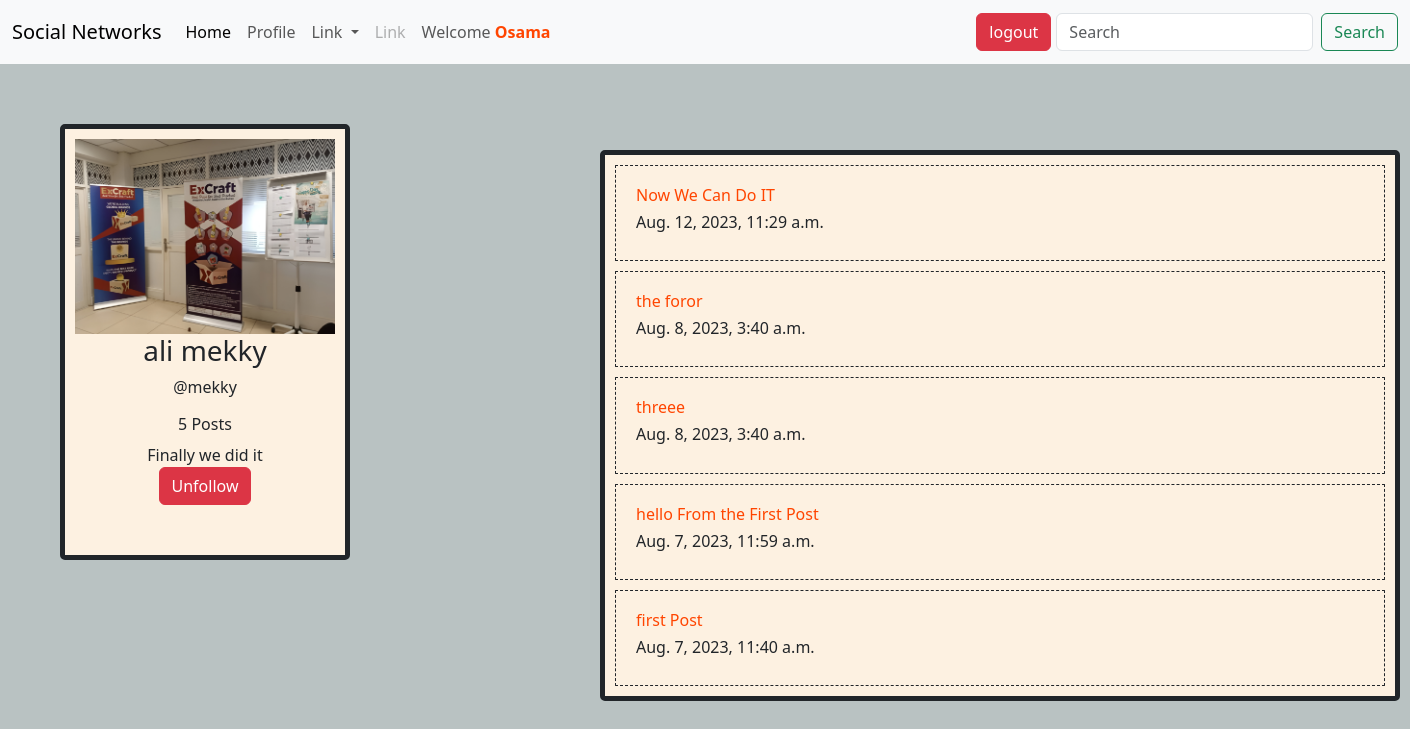
Screenshot of /user/ali (signed in) with the database file from the repository.
### core/models.py (models this page shows, shortened)
class User(AbstractUser):
    profile_pic = models.ImageField(default='profile_pic/defult.jpg',upload_to='profile_pic')
    bio = models.TextField(null=True,blank=True,max_length=500 ,default="")
    def get_num_posts(self):
        return Post.objects.filter(user=self).count()
    def is_following(self,user_B):
        count = Friend.objects.filter(user_A=self,user_B=user_B).count()
        if count >0 :
            return True
        else :
            return False

class Post(models.Model):
    user = models.ForeignKey(User,on_delete=models.CASCADE)
    caption = models.TextField(max_length=600 ,null=False)
    date_created = models.DateTimeField(auto_now_add=True,null=False)

### core/views.py (the view)
# urls.py: path('user/<str:username>',views.FriendProfile.as_view(),name='friend_profile'),
@method_decorator(login_required(login_url='login'),name='dispatch')
class FriendProfile(ListView):
    model=Post
    template_name = 'friend_profile.html'
    def get_queryset(self):
        friend_username = self.kwargs['username']
        friend = User.objects.get(username = friend_username)
        return Post.objects.filter(user = friend).order_by('-date_created')
    def get(self,request,*args, **kwargs) :
        friend_username = self.kwargs['username']
        user_username = self.request.user.username
        if friend_username == user_username:
            return redirect('profile')
        else :
            return super(FriendProfile,self).get(request,*args,**kwargs)
    def get_context_data(self,*, object_list=None,**kwargs):
        context= super().get_context_data(**kwargs)
        friend_username = self.kwargs['username']
        friend = User.objects.get(username = friend_username)
        context['friend'] = friend
        is_following = self.request.user.is_following(friend)
        context['is_following'] = is_following
        return context

### Templates/friend_profile.html (shortened to what this page needs)
{% extends 'base.html' %}
{% load static %}
{% block content %}
<div class="container">
    <div class="user-image">
    <img style="width: 260px;" src="{{friend.profile_pic.url}}" alt="">
</div>
    <div class="content">
        <h3 class="name">{{friend.username}} {{friend.last_name}}</h3>
        <p class="username">@{{friend.last_name}}</p>
        <h6>{{friend.get_num_posts}} Posts</h6>
        <p class="details">
            {{friend.bio}}
            <br>
            {% if is_following %}
            <a href="/unfollow/{{friend.id}}"><button type="submit" class="btn btn-danger">Unfollow</button></a>
            <br>
            <br>
            {% else %}
            <a href="/follow/{{friend.id}}"><button type="submit" class="btn btn-primary">Follow</button></a>
            {% endif %}
        </p>
    </div>
</div>
<div class="new_post">
    {% for post in object_list %}
    <div class="inside_new_post">
        <h6 style="color: orangered;">{{post.caption}}</h6>
        <h6>{{post.date_created}}</h6>
    </div>
{% endfor %}
</div>
{% endblock  %}

### Templates/partials/_navbar.html (shortened to what this page needs)
{% load static %}
<nav class="navbar navbar-expand-lg bg-body-tertiary">
    <div class="container-fluid">
      <a class="navbar-brand" href="{% url 'home' %}">Social Networks</a>
      <div class="collapse navbar-collapse" id="navbarScroll">
        <ul class="navbar-nav me-auto my-2 my-lg-0 navbar-nav-scroll" style="--bs-scroll-height: 100px;">
          <li class="nav-item">
            <a class="nav-link active" aria-current="page" href="{% url 'home' %}">Home</a>
          </li>
          {% if request.user.is_authenticated %}
          <li class="nav-item">
            <a class="nav-link" href="{% url 'profile' %}"> Profile</a>
          </li>
          {% else %}
          <li class="nav-item">
            <a class="nav-link" href="{% url 'login' %}"> Join Us</a>
          </li>
          {% endif %}
          <li class="nav-item dropdown">
            <a class="nav-link dropdown-toggle" href="#" role="button" data-bs-toggle="dropdown" aria-expanded="false">
              Link
            </a>
          </li>
          <li class="nav-item">
            <a class="nav-link disabled" aria-disabled="true">Link</a>
          </li>
          {% if request.user.is_authenticated %}
          <li class="nav-item">
            <a class="nav-link" aria-disabled="true">Welcome <strong style="color: orangered;">{{request.user.username}}</strong></a>
          </li>
          {% endif %}
        </ul>
        {% if request.user.is_authenticated %}
        <li style="list-style-type: none; padding:5px "  class="nav-item">
          <a class="btn btn-danger my-2 my-sm-0"  type="submit" href="{% url 'logout' %}">logout</a>
        </li>
        {% endif %}
        <form class="d-flex" method="GET" action="{% url 'search' %}" role="search">
          <input class="form-control me-2" type="search" placeholder="Search" aria-label="Search" name="search-term">
          <button class="btn btn-outline-success" type="submit">Search</button>
        </form>
      </div>
    </div>
  </nav>

### SocialNetworkProject/static/css/style.css (style rules this page uses)
body { background-color: rgb(185, 194, 194); }
.container { width: fit-content; margin: 60px; text-align: center; border-style:solid ; border-width: 5px; border-radius: 5px; padding: 10px; background-color: rgb(253, 241, 225); }
div.new_post { width: 800px; height: auto; background-color: rgb(253, 241, 225); border-style:solid ; border-width: 5px; border-radius: 5px; position: relative; left: 600px; bottom: 470px; }
.inside_new_post { margin: 10px; padding: 20px; border-style:dashed ; border-width: 1px; border-radius: 1px; }

### rows the page displays
User: user.username "Osama"
User: profile_pic (picture), username "ali", last_name "mekky", get_num_posts "5", bio "Finally we did it"
Post: caption "Now We Can Do IT", date_created "Aug. 12, 2023, 11:29 a.m."
Post: caption "the foror", date_created "Aug. 8, 2023, 3:40 a.m."
Post: caption "threee", date_created "Aug. 8, 2023, 3:40 a.m."
Post: caption "hello From the First Post", date_created "Aug. 7, 2023, 11:59 a.m."
Post: caption "first Post", date_created "Aug. 7, 2023, 11:40 a.m."
